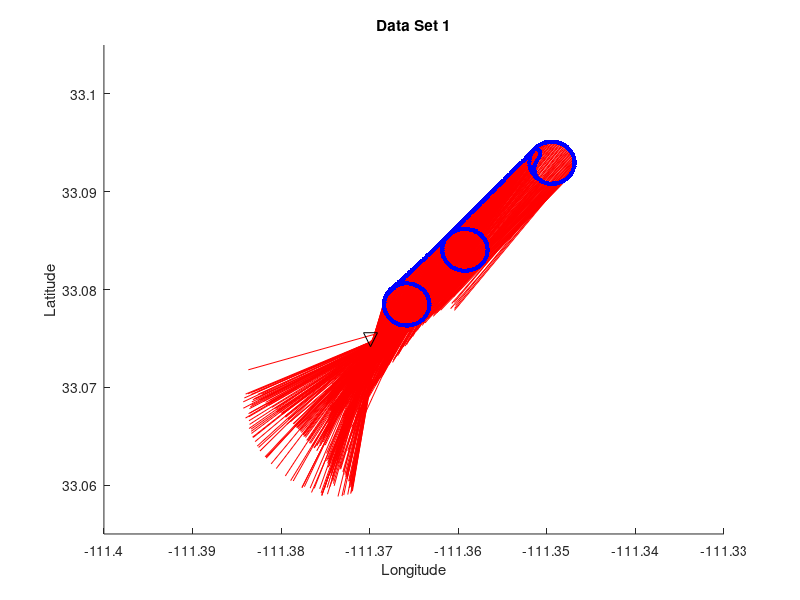

Reproduce this figure in MATLAB.
function [] = set1(start, duration, figureCheck)
%First Circle: start = 1 | duration = 57
%First Line: start = 58 | duration = 116
%Second Circle: start = 117 | duration = 191
%Second Line: start = 192 | duration = 268
%Third Circle: start = 269 | duration = 342
%Third Circle Squiggle: start = 343 | duration = 370
%Repetition Point
%Repeat Third Circle: start = 371 | duration = 421
%Repeat Second line: start = 422 | duration = 481
%Repeat Second Circle: start = 482 | duration = 558
%Repeat First Line: start = 559 | duration = 596
%Repeat First Circle: start = 597 | duration = 681
clc; load('set1data.mat');
if nargin < 1
    duration = dataPoints;
    start = 1;
    figureCheck = 1;
end
if figureCheck
    figure();
end

hold on; title('Data Set 1');
for j=start: duration
    startPoint = [PlatLon(j) PlatLat(j)];
    leng = 0.02;
    x2 = startPoint(1) + (leng*cosd(theta(j)));
    y2 = startPoint(2) + (leng*sind(theta(j)));
    endPoint = [x2 y2];
    x = [startPoint(1) endPoint(1)];
    y = [startPoint(2) endPoint(2)];
    plot(x', y','r');
end

plot(transmitterLocation(1),transmitterLocation(2), '-vk','MarkerSize',10);
for j=start: duration
    plot(PlatLon(j), PlatLat(j), '.b', 'MarkerSize', 10);
end
axis([-111.40, -111.33, 33.055, 33.105]); 
xlabel('Longitude'), ylabel('Latitude');
end
